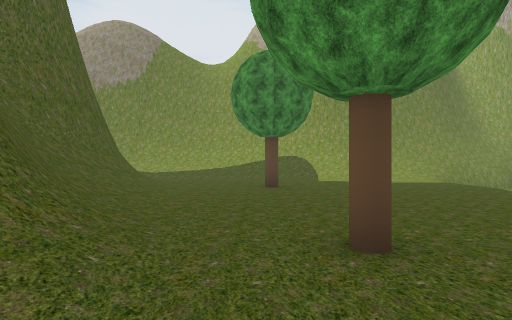
[1] (above)

22 first-person views from a walk through a Unity game level. The camera is 1.5 m above the floor, looks level and sees 80° across. The floor is counted in squares, 2 m on a side. Each view is taken from the middle of a square. On the plan, view 1 faces up. The plan holds only what a view shows up to about 10 squares ahead; the rest is blank. The place goes on beyond the plan. Some trees and plants on the terrain are drawn as simple stand-ins. The player is left out. Some surface patterns are stand-ins.

[2]
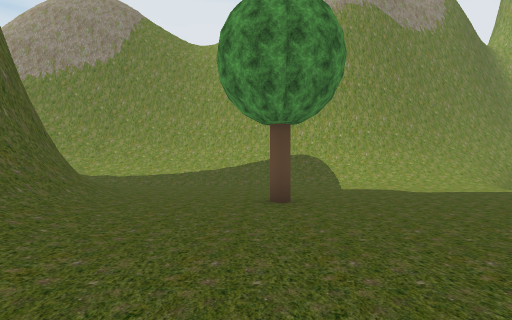

[3]
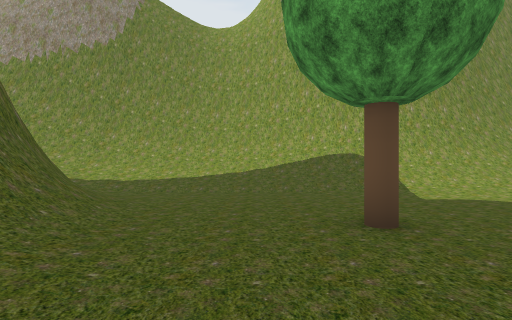

[4]
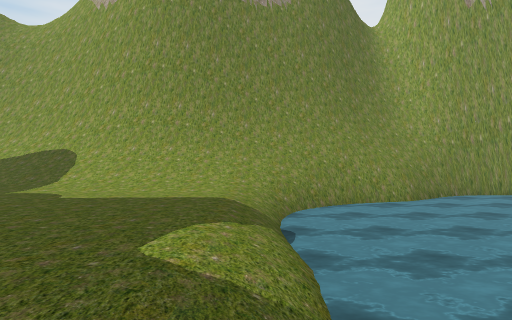

[5]
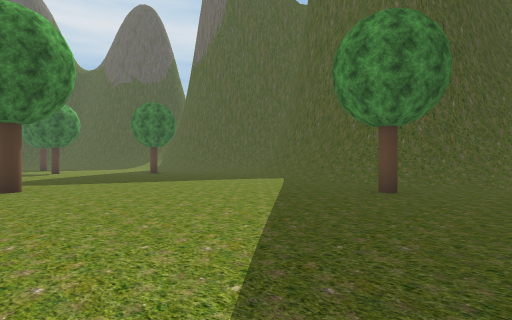

[6]
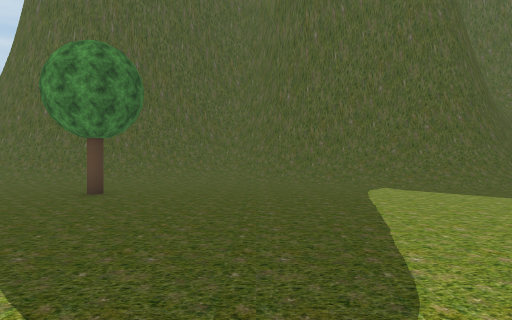

[7]
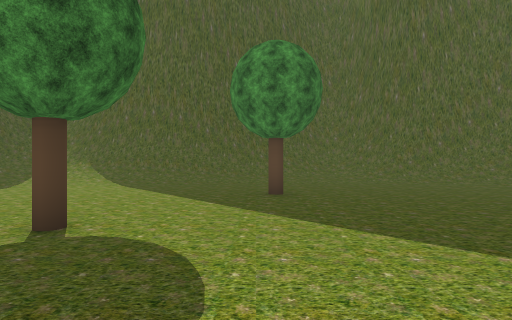

[8]
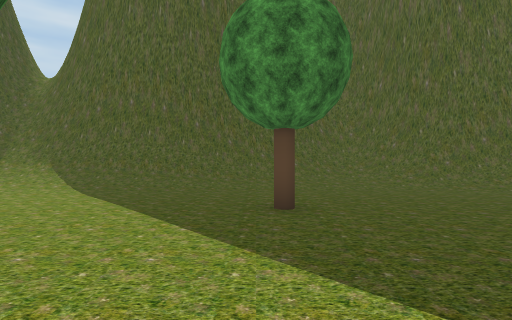

[9]
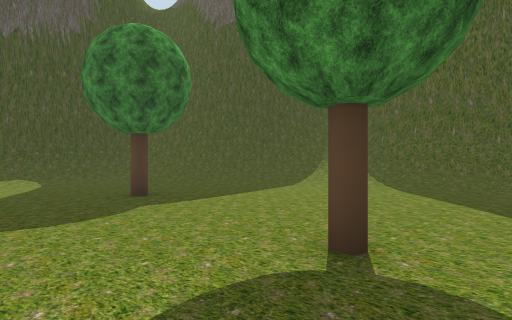

[10]
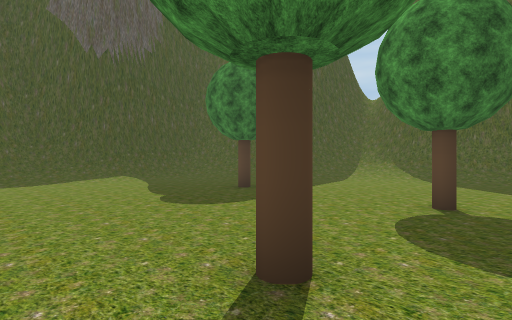

[11]
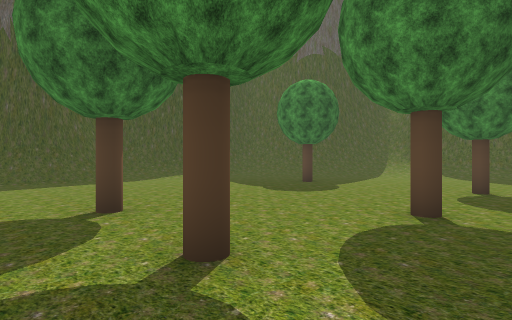

[12]
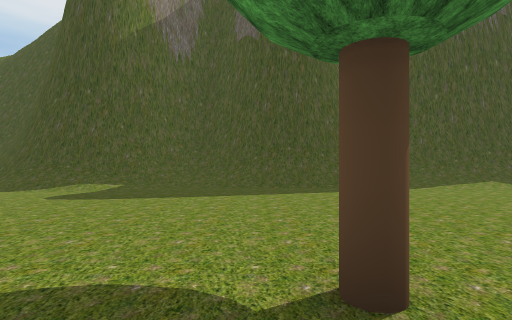

[13]
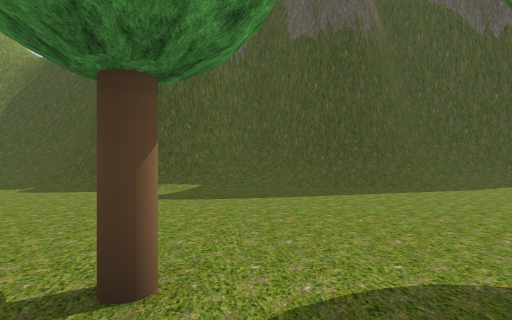

[14]
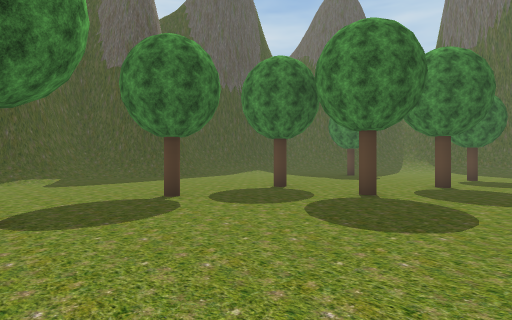

[15]
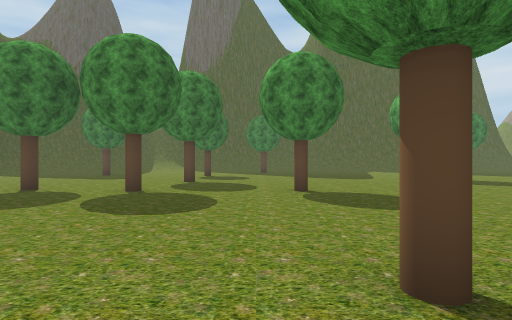

[16]
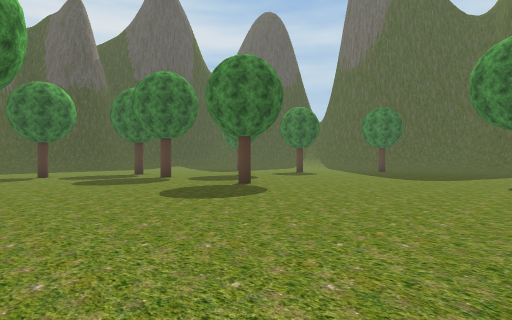

[17]
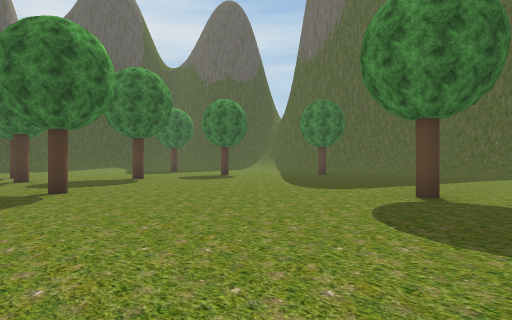

[18]
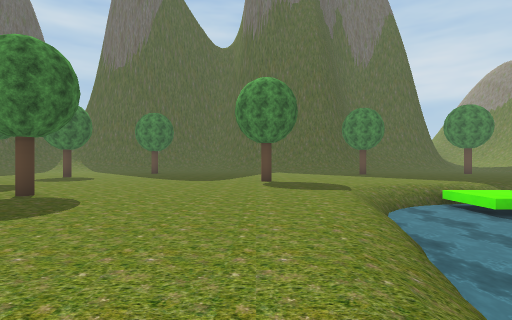

[19]
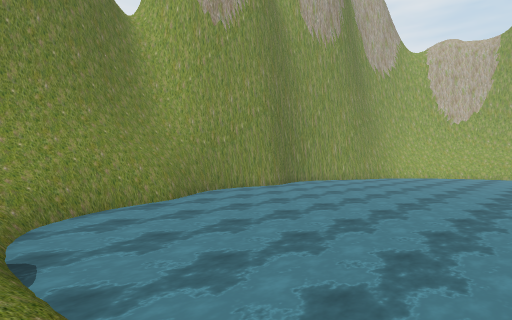

[20]
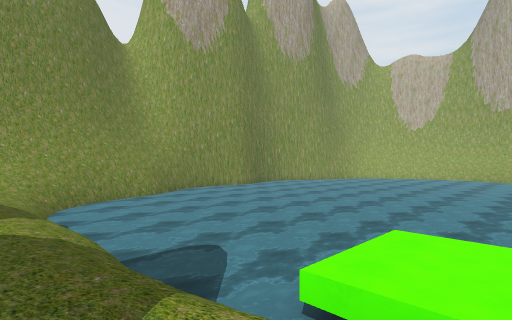

[21]
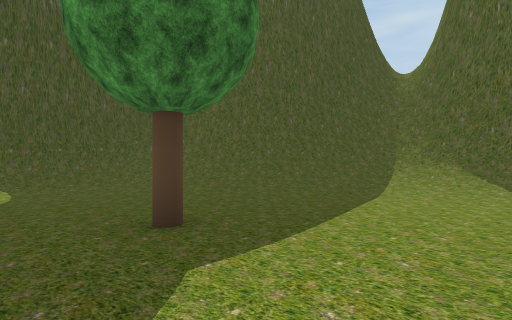

[22]
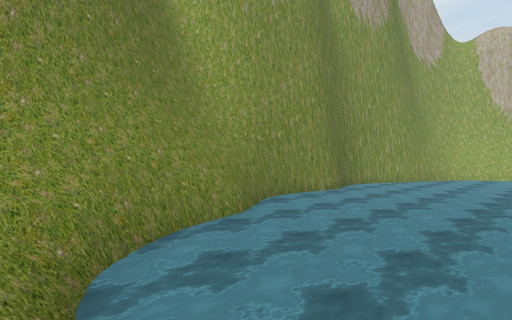

### Floor plan
Key: @ floor where view 1 was taken; # wall or solid block; . main floor; - floor 0.25 m lower than the main floor; _ floor 1.25 m lower than the main floor; / step, stairs or slope; = window, fence, low wall or low ledge; ≈ water the walk keeps out of; T tree.
Columns run from 7 left of view 1 to 18 right of it. Each row starts with its distance up from view 1.
 15  ########     ######≈≈≈
 14 ###/////##########≈≈≈≈≈≈
 13 ////////////////≈≈≈≈≈≈≈≈≈
 12  //////////////≈≈≈≈≈≈≈≈≈≈≈
 11    /........../≈≈≈≈≈≈≈≈≈≈≈
 10    //........./≈≈≈≈≈≈≈≈≈≈≈
  9    #/..T....../≈≈≈≈≈≈≈≈≈≈≈
  8    #/........./≈≈≈≈≈≈≈≈≈≈≈
  7    #//......../≈≈≈≈≈≈≈≈≈≈≈
  6    #//......../≈≈≈≈≈≈≈≈≈≈
  5    #//......../≈≈≈≈≈≈≈≈≈≈≈
  4    ##/......../≈-≈ ≈≈≈≈≈≈≈
  3     #//.T......_-≈
  2     ##/........≈≈≈≈
  1      #/......../≈≈≈≈≈
  0     ##/@.......//≈≈≈≈≈
 -1     ##/..........///≈≈≈
 -2     #/...............///
 -3    ##/.......T...........
 -4    #/...................
 -5   ##/...................
 -6   #//...................
 -7   #//...................
 -8   #//.............T....T.
 -9   ##/..T..................
-10    #/....................
-11    #/......T..T..........
-12    #/.............T......
-13    #//...................
-14    #//..................T
-15   ##//...........T...T..
-16   #=//....T.............
-17   ##////.................
-18    ###///................
-19     ###//.................
-20      ##=//................
-21       ##///////////../////
-22        #####////###//#####

Where each view was taken, in squares from view 1:
view 1: 0 up, 0 right, facing up
view 2: 3 up, 0 right, facing up
view 3: 5 up, 1 left, facing up
view 4: 5 up, 7 right, facing up
view 5: 5 up, 7 right, facing down-left
view 6: 5 down, 7 right, facing left
view 7: 9 down, 7 right, facing left
view 8: 9 down, 5 right, facing left
view 9: 10 down, 6 right, facing down-left
view 10: 10 down, 9 right, facing down-left
view 11: 10 down, 12 right, facing down-left
view 12: 13 down, 11 right, facing down
view 13: 13 down, 13 right, facing down
view 14: 9 down, 17 right, facing down-left
view 15: 9 down, 18 right, facing left
view 16: 2 down, 16 right, facing down-left
view 17: 1 down, 12 right, facing down-left
view 18: 3 down, 17 right, facing left
view 19: 6 up, 7 right, facing up-right
view 20: 3 up, 6 right, facing up-right
view 21: 13 down, 5 right, facing down-left
view 22: 9 up, 7 right, facing up-right
